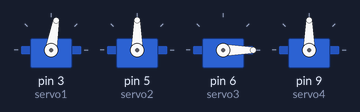
Bench run of a sketch on a simulated Arduino Uno, built with avr-gcc and run on an emulated ATmega328P. Parts: 4 × servo.

Above: at 0.85 s.
At 1.05 s:
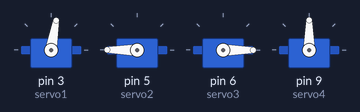
At 1.3 s:
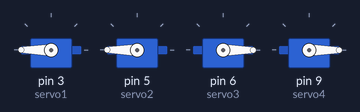
At 1.5 s:
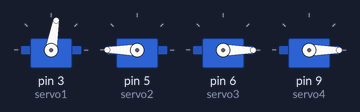
At 1.75 s:
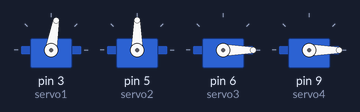
At 2.7 s:
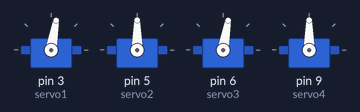
Timing chart, 0 to 5.2 s (numbered marks = the images above):
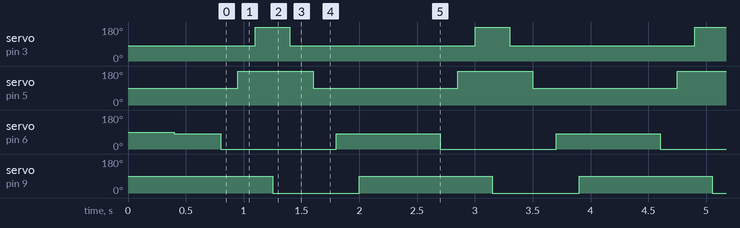

The sketch:

2_walking_bot.ino
```cpp
#include <Servo.h>

Servo servo1;
Servo servo2;
Servo servo3;
Servo servo4;

void cali() {
  servo1.write(80);
  delay(200);
  servo2.write(90);
  delay(200);
  servo3.write(80);
  delay(200);
  servo4.write(90);
  delay(200);
}

void forw() {
  servo3.write(0);
  delay(150);
  servo2.write(180);
  delay(150);
  servo1.write(180);
  delay(150);
  servo4.write(0);
  delay(150);
  cali();
  delay(500);
}

void setup() {
  servo1.attach(3);
  servo2.attach(5);
  servo3.attach(6);
  servo4.attach(9);
  cali();
}

void loop()
{
 forw();
}
```

Measured:
- by itself, servo on pin 3 (servo1): alternates 180° for 0.30 s and 80° for 1.6 s
- by itself, servo on pin 5 (servo2): alternates 180° for 0.65 s and 90° for 1.3 s
- by itself, servo on pin 6 (servo3): repeats every 1.9 s: 0° 1.0 s, 80° 0.90 s
- by itself, servo on pin 9 (servo4): alternates 90° for 1.2 s and 0° for 0.75 s
